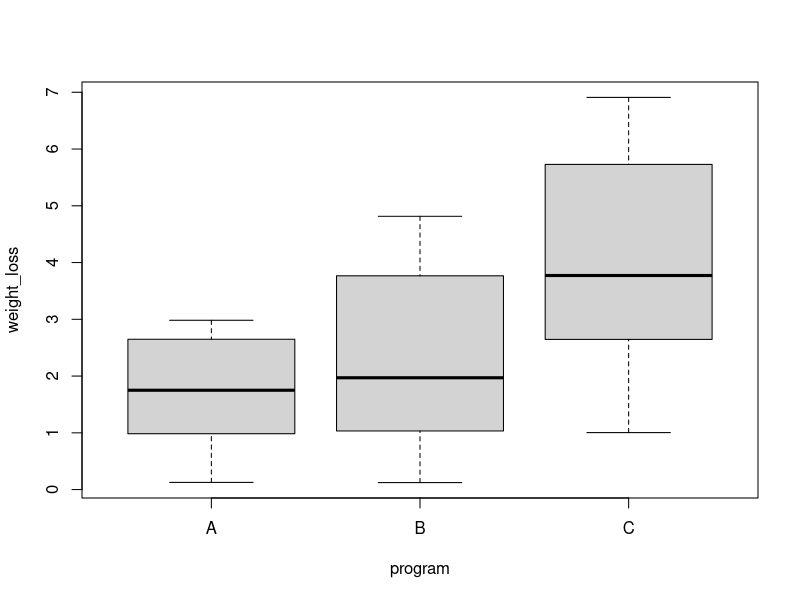

This figure's R source:
## ---- chunk 1
set.seed(123)

#create data frame
data <- data.frame(program = rep(c("A", "B", "C"), each = 30),
                   weight_loss = c(runif(30, 0, 3),
                                   runif(30, 0, 5),
                                   runif(30, 1, 7)))
boxplot(weight_loss ~ program, data = data)
mod <- aov(weight_loss ~ program, data = data)
summary(mod)
